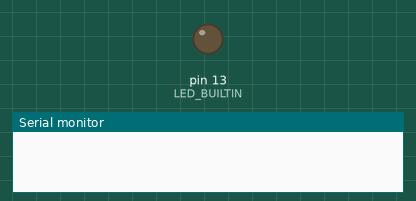
This sketch was run on a simulated Arduino Uno, built with avr-gcc and run on an emulated ATmega328P. Shown: output pins drawn as LEDs (lit = HIGH), the last lines printed to the serial monitor.

Above: at 0.5 s.
At 5.0 s:
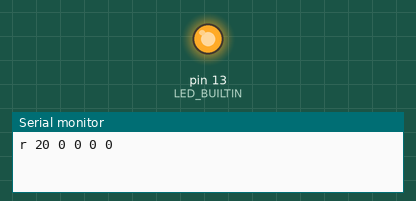
Timing chart, 0 to 11.7 s (numbered marks = the images above):
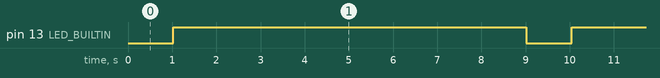

The sketch:

reception.ino
```cpp
#include <LowPower.h>
#include <IRremote.h>

#define RECEIVERS 4
#define max_ecoute 20

IRrecv *irrecvs[RECEIVERS];
decode_results results;

int nb_ecoute = 0 ;
int tableau_ecoute[RECEIVERS] ;
int initial = 0 ;

String nomcomplet = "" ;
String capt = "" ;

void setup()  {
  Serial.begin(9600);


  pinMode(LED_BUILTIN,OUTPUT);
  digitalWrite(LED_BUILTIN,LOW);

  irrecvs[0] = new IRrecv(2); // Receiver #0: pin 2
  irrecvs[1] = new IRrecv(12); // Receiver #0: pin 12ftr
  irrecvs[2] = new IRrecv(7); // Receiver #0: pin 7
  irrecvs[3] = new IRrecv(11); // Receiver #0: pin 11

  //vide le tableau d'écoute & active la réception pour les récepteurs
  for (int i = 0; i < RECEIVERS; i++) {
    irrecvs[i]->enableIRIn();
    tableau_ecoute[i] = 0 ;
  }
}

void loop() {

  if (nb_ecoute == max_ecoute) {
    nb_ecoute = 0 ; // Reset du nb d'écoutes

    for (int i = 0; i < RECEIVERS ; i++)
    {
      capt = capt + " " + tableau_ecoute[i] ;
    }

   // ENVOI ZIGBEE
    nomcomplet = max_ecoute + capt ;
    Serial.println("r " + nomcomplet);

    nomcomplet = "";
    capt = "";

    // Reset tableau
    for (int i = 0; i < RECEIVERS; i++)
      tableau_ecoute[i] = 0;

    Serial.flush();
    digitalWrite(LED_BUILTIN,HIGH); // 8s sleep
    LowPower.powerDown(SLEEP_8S, ADC_OFF, BOD_OFF);
    digitalWrite(LED_BUILTIN,LOW);
  }


  // LECTURE
  for (int i = 0; i < RECEIVERS; i++)
  {
    if (irrecvs[i]->decode(&results))
    {
      if (results.value == 120)
      {
        tableau_ecoute[i] = tableau_ecoute[i] + 1 ;
      }
      irrecvs[i]->resume();
    }
  }

  delay(50);
  nb_ecoute = nb_ecoute + 1;

}
```

Measured:
- by itself, pin 13 (LED_BUILTIN): alternates HIGH for 8.0 s and LOW for 1.0 s
